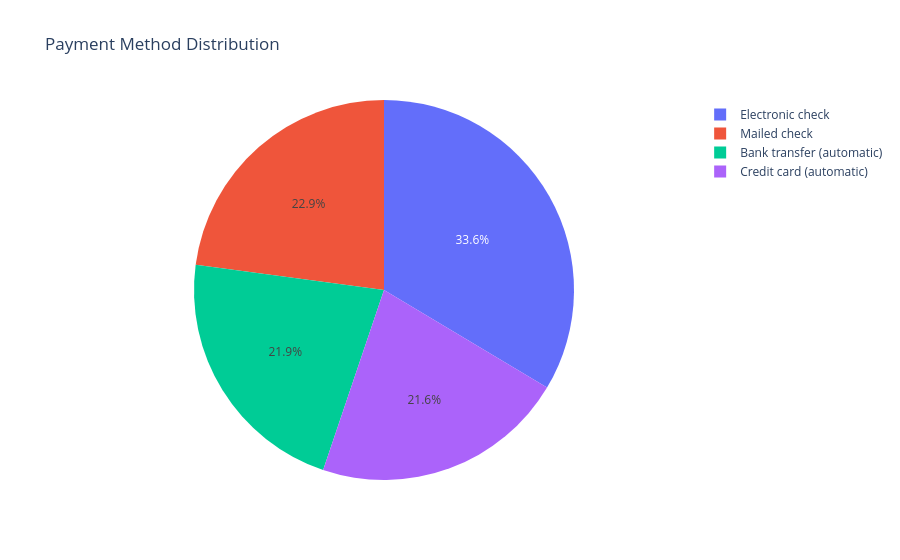

Here is the notebook cell this chart was saved with:
### Markdown cell above
### PaymentMethod

### Code cell
display(px.pie(df_churn['PaymentMethod'].value_counts().reset_index(name='count').rename(columns={'index':'PaymentMethod'}),
               values='count', names='PaymentMethod', title='Payment Method Distribution'))

printmd("#### Most of the customers use E-check")

### Figure 1 — Plotly figure (JSON) as saved in the notebook; plotly's stock layout.template omitted (floating-point values rounded to 4 significant figures)
{"data": [{"domain": {"x": [0, 1], "y": [0, 1]}, "hovertemplate": "PaymentMethod=%{label}<br>count=%{value}<extra></extra>", "labels": ["Electronic check", "Mailed check", "Bank transfer (automatic)", "Credit card (automatic)"], "legendgroup": "", "name": "", "showlegend": true, "type": "pie", "values": [2365, 1612, 1544, 1522]}], "layout": {"legend": {"tracegroupgap": 0}, "title": {"text": "Payment Method Distribution"}}}
